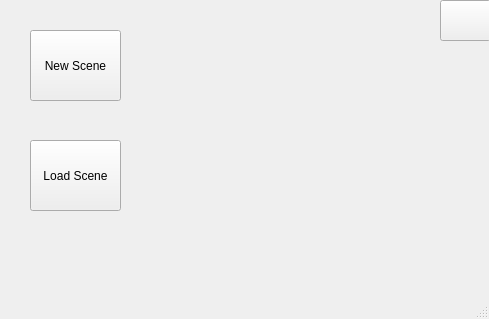
<?xml version="1.0" encoding="UTF-8"?>
<ui version="4.0">
 <class>MainWindow</class>
 <widget class="QMainWindow" name="MainWindow">
  <property name="geometry">
   <rect>
    <x>0</x>
    <y>0</y>
    <width>489</width>
    <height>319</height>
   </rect>
  </property>
  <property name="windowTitle">
   <string>MainWindow</string>
  </property>
  <widget class="QWidget" name="centralwidget">
   <widget class="QPushButton" name="newScene">
    <property name="geometry">
     <rect>
      <x>30</x>
      <y>30</y>
      <width>91</width>
      <height>71</height>
     </rect>
    </property>
    <property name="text">
     <string>New Scene</string>
    </property>
   </widget>
   <widget class="QPushButton" name="loadScene">
    <property name="geometry">
     <rect>
      <x>30</x>
      <y>140</y>
      <width>91</width>
      <height>71</height>
     </rect>
    </property>
    <property name="text">
     <string>Load Scene</string>
    </property>
   </widget>
   <widget class="QPushButton" name="gitHubLink">
    <property name="geometry">
     <rect>
      <x>440</x>
      <y>0</y>
      <width>51</width>
      <height>41</height>
     </rect>
    </property>
    <property name="text">
     <string/>
    </property>
    <property name="icon">
     <iconset>
      <normaloff>resources/github-logo.png</normaloff>resources/github-logo.png</iconset>
    </property>
    <property name="iconSize">
     <size>
      <width>32</width>
      <height>32</height>
     </size>
    </property>
   </widget>
  </widget>
  <widget class="QMenuBar" name="menubar">
   <property name="geometry">
    <rect>
     <x>0</x>
     <y>0</y>
     <width>489</width>
     <height>20</height>
    </rect>
   </property>
  </widget>
  <widget class="QStatusBar" name="statusbar"/>
 </widget>
 <resources/>
 <connections/>
</ui>
